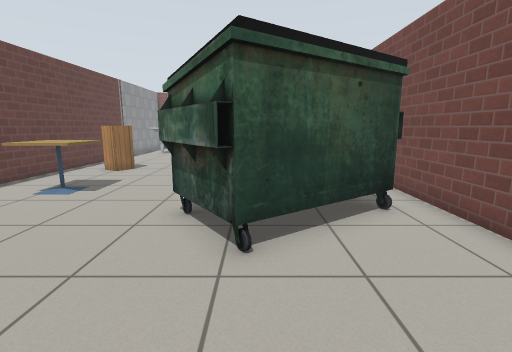
[1] (above)

16 first-person views from a walk through a robot-simulator world made for Gazebo. The camera is 1 m above the floor, tilts 10° down and sees 85° across. The floor is counted in squares, 0.5 m on a side. Each view is taken from the middle of a square. On the plan, view 1 faces up. The plan holds only what a view shows up to about 17 squares ahead; the rest is blank. The robots in the file are not drawn. Simple patterns stand in for the simulator's built-in surfaces.

[2]
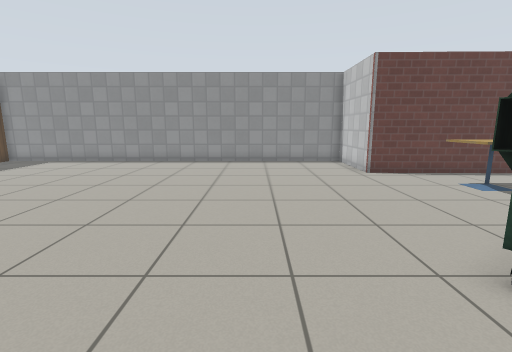

[3]
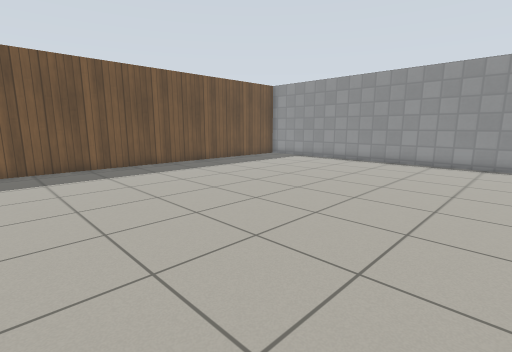

[4]
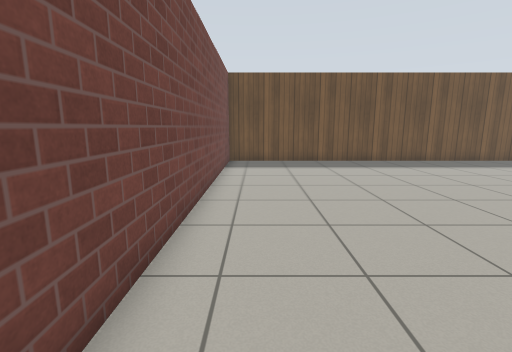

[5]
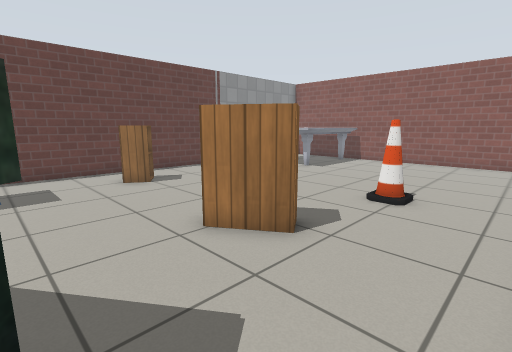

[6]
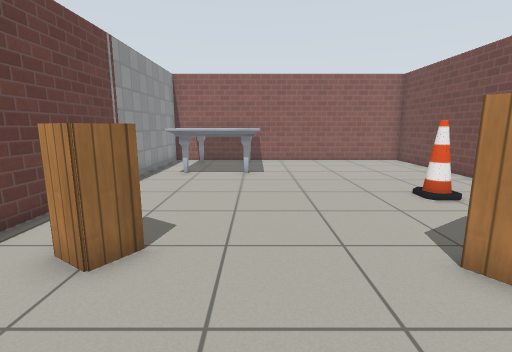

[7]
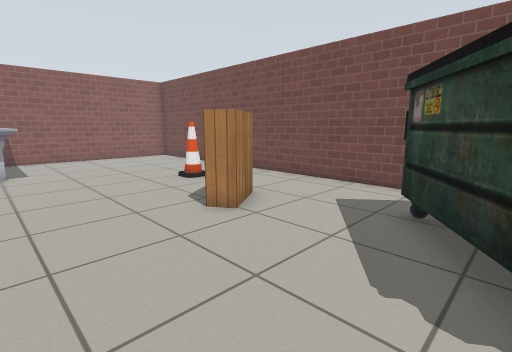

[8]
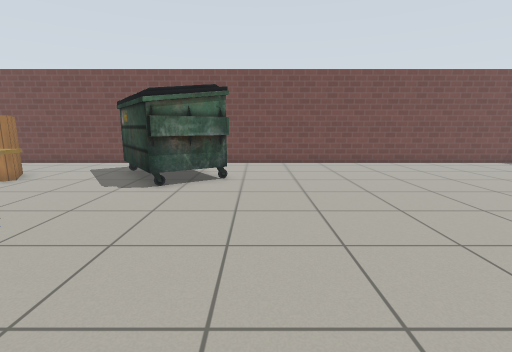

[9]
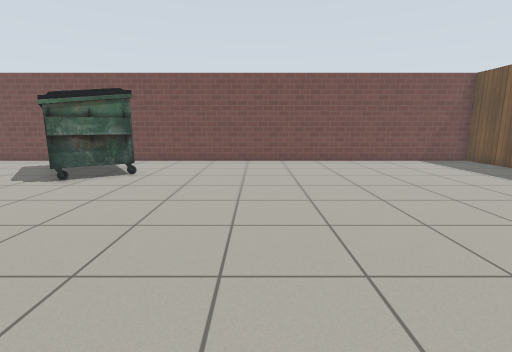

[10]
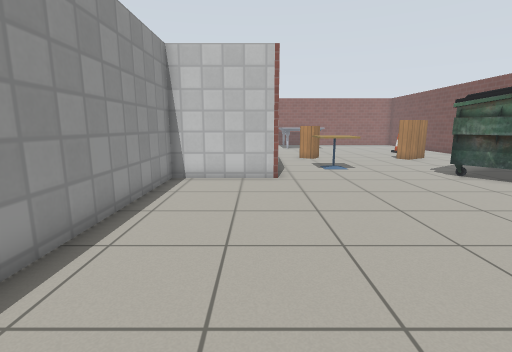

[11]
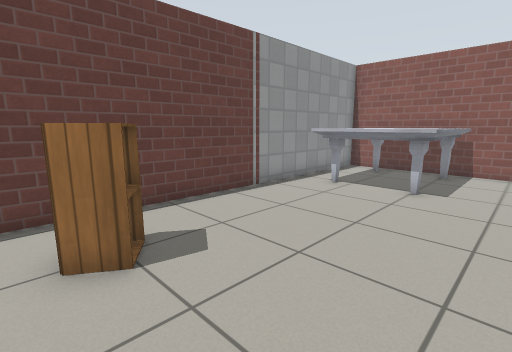

[12]
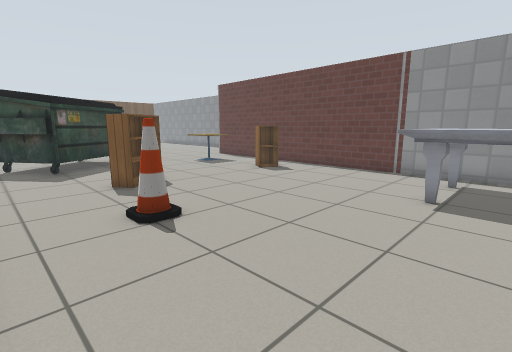

[13]
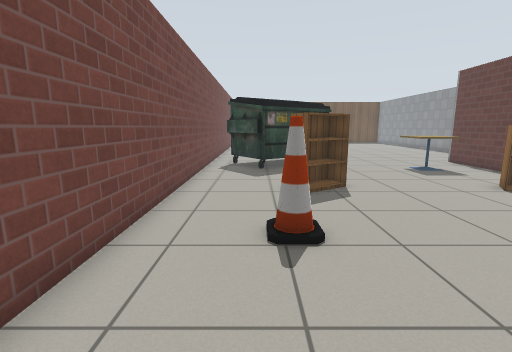

[14]
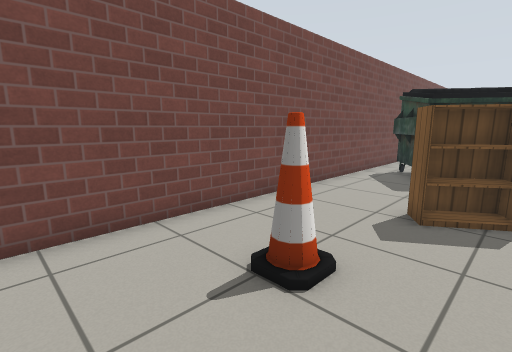

[15]
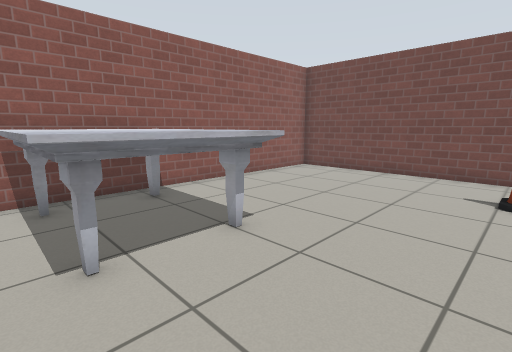

[16]
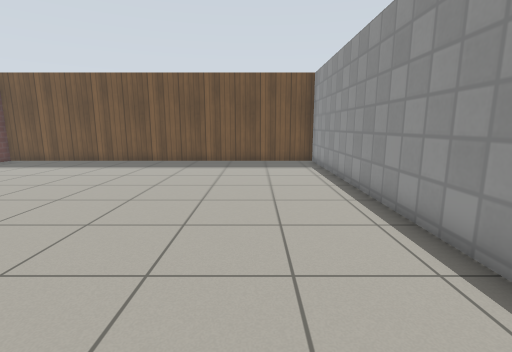

### Floor plan
Key: @ floor where view 1 was taken; # wall or solid block; . floor; C cabinet; T cafe table; U dumpster; M marble table; N cone; B bookshelf.
Columns run from 14 left of view 1 to 5 right of it. Each row starts with its distance up from view 1.
 26      ###############
 25      #.MMMM........#
 24      #.MMMM........#
 23      #.MM M........#
 22      #.MMMM........#
 21      #.MMMM........#
 20      #.............#
 19      #.............#
 18      #.............#
 17      #.........N...#
 16      #.............#
 15      #.............#
 14      #.C......B....#
 13      #.CC....BBB...#
 12      #........B....#
 11      #.............#
 10      #.............#
  9      #.TTT......U..#
  8      #.TTT....UUUU.#
  7      #.......UUU U.#
  6 ######......UU  U..#
  5 #............UUU...#
  4 #.............U....#
  3 #..................#
  2 #..................#
  1 #..................#
  0 #.............@....#
 -1 #..................#
 -2 #..................#
 -3 #..................#
 -4 #..................#
 -5 #..................#
 -6 #..................#
 -7 #..................#
 -8 #..................#
 -9 #..................#
-10 #..................#
-11 #..................#
-12 #..................#
-13 #..................#
-14 ####################

Where each view was taken, in squares from view 1:
view 1: 0 up, 0 right, facing up
view 2: 1 up, 3 right, facing left
view 3: 1 up, 3 right, facing down-left
view 4: 3 up, 3 right, facing down
view 5: 9 up, 4 right, facing up-left
view 6: 9 up, 4 left, facing up
view 7: 7 up, 5 left, facing up-right
view 8: 3 up, 11 left, facing right
view 9: 1 down, 12 left, facing right
view 10: 5 down, 10 left, facing up
view 11: 12 up, 2 left, facing up-left
view 12: 23 up, 4 right, facing down-left
view 13: 22 up, 2 right, facing down
view 14: 20 up, 1 left, facing down-right
view 15: 17 up, 8 left, facing up-right
view 16: 3 up, 10 left, facing down
